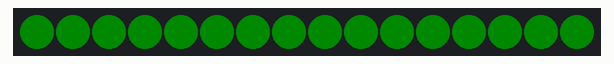
A program run on a simulated ESP32. Parts: 16 RGB LEDs in strip order, left to right. Dim RGB values are drawn brighter than linear; WiFi joins after 1.5 s; servers stay silent unless stated; not simulated (calls return 0 or success): credentials.h; what the program prints to the serial monitor is not drawn.

Above: at 1.83 s.
At 20.34 s:
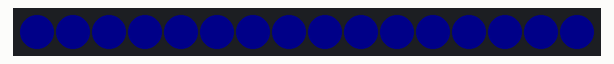
At 38.85 s:
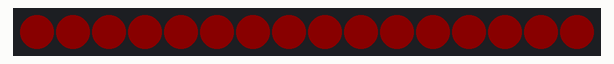

The program:

main.cpp
```cpp
#include <Arduino.h>
#include <WiFi.h>
#include <ESPmDNS.h>
#include <WiFiUdp.h>
#include <ArduinoOTA.h>
#include <Adafruit_NeoPixel.h>
#include "credentials.h"

#define LED_PIN    GPIO_NUM_16
#define LED_COUNT  16

Adafruit_NeoPixel strip(LED_COUNT, LED_PIN, NEO_GRB + NEO_KHZ800);

unsigned long pixelPrevious = 0;
unsigned long patternPrevious = 0;
int           patternCurrent = 0;
int           patternInterval = 500;
int           pixelInterval = 10;
int           pixelQueue = 0;
int           pixelCycle = 0;
uint16_t      pixelCurrent = 0;
uint16_t      pixelNumber = LED_COUNT;

const char* hostname = "esp32-neopixel";

void colorWipe(uint32_t color, int wait) {
  if(pixelInterval != wait)
    pixelInterval = wait;
  strip.setPixelColor(pixelCurrent, color);
  strip.show();
  pixelCurrent++;
  if(pixelCurrent >= pixelNumber)
    pixelCurrent = 0;
}


void setup() {
  Serial.begin(115200);
  Serial.println("Booting");
  WiFi.mode(WIFI_STA);
  WiFi.begin(ssid, password);
  while (WiFi.waitForConnectResult() != WL_CONNECTED) {
    Serial.println("Connection Failed! Rebooting...");
    delay(5000);
    ESP.restart();
  }

  if (!MDNS.begin(hostname)) {
    Serial.println("Error setting up MDNS responder!");
    while (1) {
      delay(1000);
    }
  }

  ArduinoOTA.setHostname(hostname);

  ArduinoOTA
    .onStart([]() {
      String type;
      if (ArduinoOTA.getCommand() == U_FLASH)
        type = "sketch";
      else
        type = "filesystem";
      Serial.println("Start updating " + type);
    })
    .onEnd([]() {
      Serial.println("\nEnd");
    })
    .onProgress([](unsigned int progress, unsigned int total) {
      Serial.printf("Progress: %u%%\r", (progress / (total / 100)));
    })
    .onError([](ota_error_t error) {
      Serial.printf("Error[%u]: ", error);
      if (error == OTA_AUTH_ERROR) Serial.println("Auth Failed");
      else if (error == OTA_BEGIN_ERROR) Serial.println("Begin Failed");
      else if (error == OTA_CONNECT_ERROR) Serial.println("Connect Failed");
      else if (error == OTA_RECEIVE_ERROR) Serial.println("Receive Failed");
      else if (error == OTA_END_ERROR) Serial.println("End Failed");
    });
  ArduinoOTA.begin();

  Serial.println("Ready");
  Serial.print("IP address: ");
  Serial.println(WiFi.localIP());

  strip.begin();
  strip.show();
  strip.setBrightness(10);
}

void loop() {
  ArduinoOTA.handle();
  unsigned long currentMillis = millis();
  if((currentMillis - patternPrevious) >= patternInterval) {
    patternPrevious = currentMillis;
    patternCurrent++;
    if(patternCurrent >= 3)
      patternCurrent = 0;
  }

  if(currentMillis - pixelPrevious >= pixelInterval) {
    pixelPrevious = currentMillis;
    switch (patternCurrent) {
      case 2:
        colorWipe(strip.Color(0, 0, 255), pixelInterval);
        break;
      case 1:
        colorWipe(strip.Color(0, 255, 0), pixelInterval);
        break;
      default:
        colorWipe(strip.Color(255, 0, 0), pixelInterval);
        break;
    }
  }
}
```
